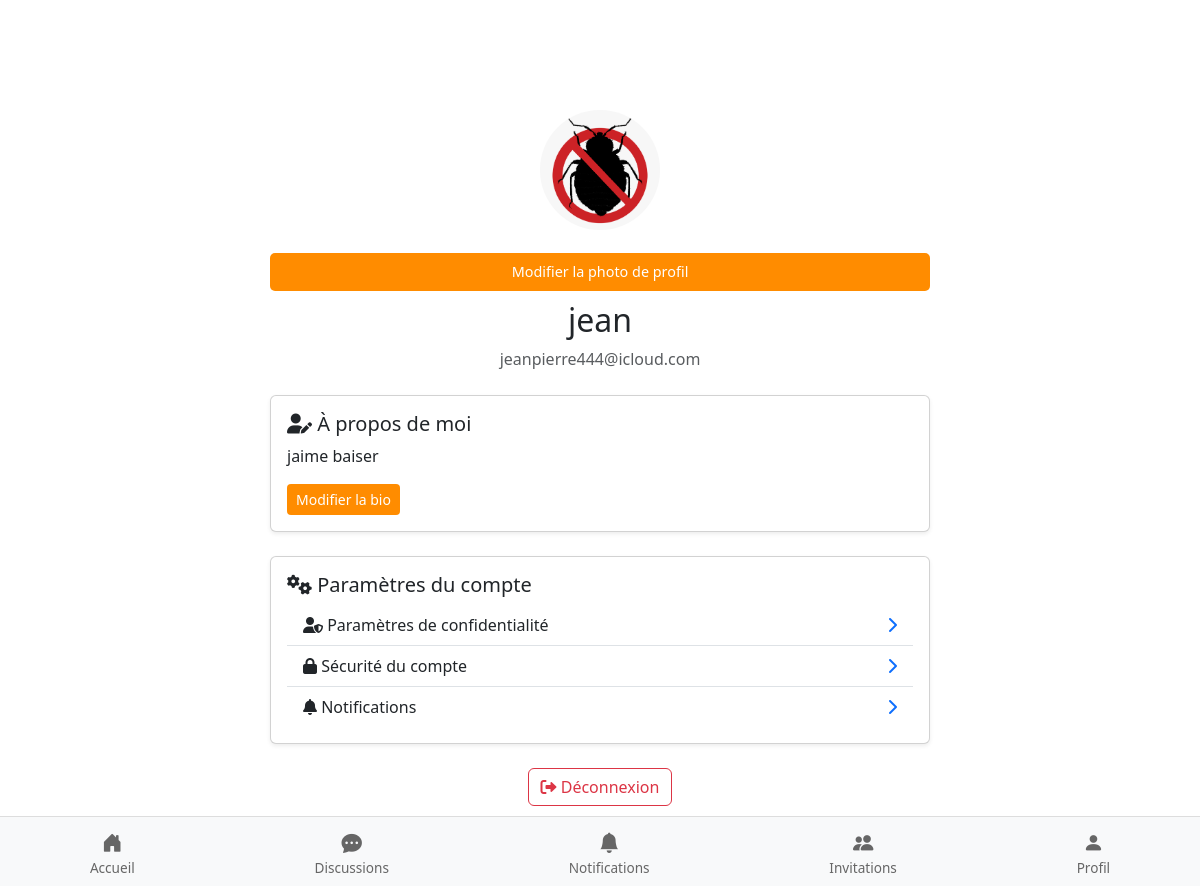
The page /pages/profil.php (signed in) on the database its author committed.
### tables this page shows
CREATE TABLE IF NOT EXISTS `utilisateurs` (
  `utilisateur_id` int NOT NULL AUTO_INCREMENT,
  `nom_utilisateur` varchar(50) NOT NULL,
  `email` varchar(100) NOT NULL,
  `mot_de_passe_hash` varchar(255) NOT NULL,
  `photo_profil` varchar(255) DEFAULT NULL,
  `bio` text,
  `date_creation` timestamp NULL DEFAULT CURRENT_TIMESTAMP,
  `dernier_login` timestamp NULL DEFAULT NULL,
  `premiere_connexion` tinyint(1) DEFAULT '1',
  `reset_token` varchar(255) DEFAULT NULL,
  `token_expiration` datetime DEFAULT NULL,
  PRIMARY KEY (`utilisateur_id`),
  UNIQUE KEY `nom_utilisateur` (`nom_utilisateur`),
  UNIQUE KEY `email` (`email`)
);

### pages/profil.php (the view, shortened to what this page needs)
<?php
include 'header.php';
$host = 'localhost';
$dbname = 'bricoconnect';
$username = 'root';
$password = '';
$utilisateur_id = $_SESSION['utilisateur_id'];
try {
    $pdo = new PDO("mysql:host=$host;dbname=$dbname", $username, $password);
    $pdo->setAttribute(PDO::ATTR_ERRMODE, PDO::ERRMODE_EXCEPTION);
    $stmt = $pdo->prepare("SELECT nom_utilisateur, email, bio, photo_profil FROM utilisateurs WHERE utilisateur_id = :utilisateur_id");
    $stmt->execute([':utilisateur_id' => $utilisateur_id]);
    $profil = $stmt->fetch(PDO::FETCH_ASSOC);
} catch (PDOException $e) {
    echo "Erreur : " . $e->getMessage();
}
?>
<!DOCTYPE html>
<html lang="fr">
<head>
    <link href="https://cdn.jsdelivr.net/npm/bootstrap@5.3.0/dist/css/bootstrap.min.css" rel="stylesheet">
    <link rel="stylesheet" href="https://cdnjs.cloudflare.com/ajax/libs/font-awesome/6.0.0-beta3/css/all.min.css">
</head>
<body>
<div class="content">
    <div class="text-center mb-4">
        <img src="<?php echo $profil['photo_profil'] ? htmlspecialchars($profil['photo_profil']) : '../images/default_avatar.png'; ?>" alt="Photo de profil" class="rounded-circle profile-pic mb-2">
        <button class="btn btn-photo-modify" onclick="togglePhotoForm()">Modifier la photo de profil</button>
        <h2><?php echo htmlspecialchars($profil['nom_utilisateur']); ?></h2>
        <p class="text-muted"><?php echo htmlspecialchars($profil['email']); ?></p>
    </div>
    <div class="card shadow-sm mb-4">
        <div class="card-body">
            <h5 class="card-title"><i class="fas fa-user-edit"></i> À propos de moi</h5>
            <?php if (!empty($profil['bio'])): ?>
                <p id="bioText"><?php echo htmlspecialchars($profil['bio']); ?></p>
                <button class="btn btn-custom btn-sm" onclick="toggleBioForm()">Modifier la bio</button>
            <?php endif; ?>
        </div>
    </div>
    <div class="card shadow-sm mb-4">
        <div class="card-body">
            <h5 class="card-title"><i class="fas fa-cogs"></i> Paramètres du compte</h5>
            <ul class="list-group list-group-flush">
                <li class="list-group-item d-flex justify-content-between align-items-center">
                    <span><i class="fas fa-user-shield"></i> Paramètres de confidentialité</span>
                    <a href="confidentialite.php" class="text-decoration-none"><i class="fas fa-chevron-right"></i></a>
                </li>
                <li class="list-group-item d-flex justify-content-between align-items-center">
                    <span><i class="fas fa-lock"></i> Sécurité du compte</span>
                    <a href="securite.php" class="text-decoration-none"><i class="fas fa-chevron-right"></i></a>
                </li>
                <li class="list-group-item d-flex justify-content-between align-items-center">
                    <span><i class="fas fa-bell"></i> Notifications</span>
                    <a href="notifications.php" class="text-decoration-none"><i class="fas fa-chevron-right"></i></a>
                </li>
            </ul>
        </div>
    </div>
    <div class="text-center mt-4">
        <a href="deconnexion.php" class="btn btn-outline-danger"><i class="fas fa-sign-out-alt"></i> Déconnexion</a>
    </div>
</div>
</body>
</html>

### styles/style.css (style rules this page uses)
body { font-family: Arial, sans-serif; margin: 0; padding-bottom: 60px; }
body, html { overflow-x: hidden; }

### pages/profil.php (style rules this page uses)
.content { max-width: 700px; margin: auto; padding: 20px; }
.profile-pic { width: 120px; height: 120px; object-fit: cover; }
.btn-custom { background-color: #FF8C00; color: white; transition: background-color 0.3s; }
.btn-photo-modify { margin-top: 15px; color: #fff; background-color: #FF8C00; border: none; padding: 8px 12px; border-radius: 5px; font-size: 0.9rem; display: block; width: 100%; margin-bottom:10px; }

### rows shown on the page
utilisateurs: photo_profil (picture), nom_utilisateur "jean", email "jeanpierre444@icloud.com", bio "jaime baiser"
